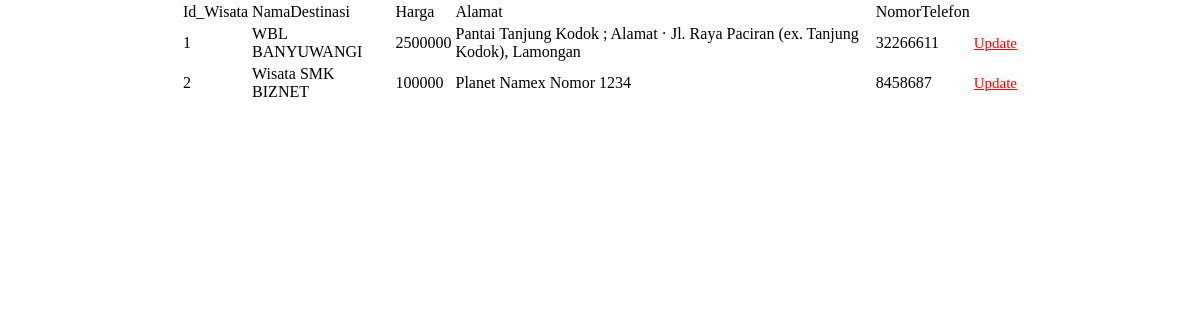
The app's page /UpdWisata.php with its own data.
### tables this page shows
CREATE TABLE `wisata` (
  `Id_Wisata` int(11) NOT NULL,
  `NamaDestinasi` char(50) NOT NULL,
  `Harga` int(100) NOT NULL,
  `Alamat` varchar(100) NOT NULL,
  `NomorTelefon` int(14) NOT NULL
);

### UpdWisata.php (the view, shortened to what this page needs)
<?php
include_once 'connect.php';
$result = mysqli_query($koneksi,"SELECT * FROM wisata");
?>
<!DOCTYPE html>
<html>
 <head>
   <link rel="stylesheet" href="Style.css">
 </head>
<body>
<?php
if (mysqli_num_rows($result) > 0) {
?>
<table>
	  <tr>
	    <td>Id_Wisata</td>
		<td>NamaDestinasi</td>
		<td>Harga</td>
		<td>Alamat</td>
		<td>NomorTelefon</td>
	  </tr>
			<?php
			while($row = mysqli_fetch_array($result)) {
			?>
	  <tr>
	    <td><?php echo $row["Id_Wisata"]; ?></td>
		<td><?php echo $row["NamaDestinasi"]; ?></td>
		<td><?php echo $row["Harga"]; ?></td>
		<td><?php echo $row["Alamat"]; ?></td>
		<td><?php echo $row["NomorTelefon"]; ?></td>
		<td><a href="UpdWisProc.php?Id_Wisata=<?php echo $row["Id_Wisata"]; ?>">Update</a></td>
      </tr>
			<?php
			}
			?>
</table>
 <?php
}
else
{
    echo "No result found";
}
?>
 </body>
</html>

### Style.css (style rules this page uses)
body { width: 70%; margin: auto; }
a:link { color: red; }
a { font-size: 15px; }

### records on screen
wisata: Id_Wisata "1", NamaDestinasi "WBL BANYUWANGI", Harga "2500000", Alamat "Pantai Tanjung Kodok ; Alamat · Jl. Raya Paciran (ex. Tanjung Kodok), Lamongan", NomorTelefon "32266611"
wisata: Id_Wisata "2", NamaDestinasi "Wisata SMK BIZNET", Harga "100000", Alamat "Planet Namex Nomor 1234", NomorTelefon "8458687"
